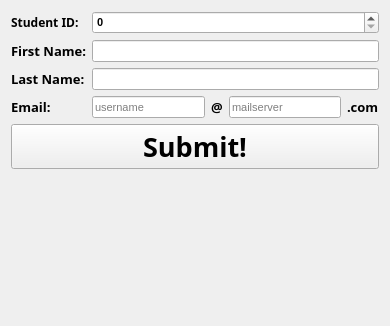
          <widget class="QWidget" name="page_7">
           <property name="geometry">
            <rect>
             <x>0</x>
             <y>0</y>
             <width>390</width>
             <height>326</height>
            </rect>
           </property>
           <attribute name="label">
            <string>Edit Student</string>
           </attribute>
           <layout class="QFormLayout" name="formLayout_12">
            <item row="0" column="0">
             <widget class="QLabel" name="label_63">
              <property name="font">
               <font>
                <family>MV Boli</family>
                <pointsize>9</pointsize>
                <weight>75</weight>
                <bold>true</bold>
               </font>
              </property>
              <property name="text">
               <string>Student ID:</string>
              </property>
             </widget>
            </item>
            <item row="0" column="1">
             <widget class="QSpinBox" name="adminEditStudentID">
              <property name="font">
               <font>
                <family>MS Shell Dlg 2</family>
                <pointsize>8</pointsize>
                <weight>75</weight>
                <bold>true</bold>
               </font>
              </property>
             </widget>
            </item>
            <item row="1" column="0">
             <widget class="QLabel" name="label_67">
              <property name="font">
               <font>
                <family>MV Boli</family>
                <pointsize>10</pointsize>
                <weight>75</weight>
                <bold>true</bold>
               </font>
              </property>
              <property name="text">
               <string>First Name:</string>
              </property>
             </widget>
            </item>
            <item row="1" column="1">
             <widget class="QLineEdit" name="adminEditStudentFName">
              <property name="font">
               <font>
                <family>MS Shell Dlg 2</family>
                <pointsize>8</pointsize>
                <weight>50</weight>
                <bold>false</bold>
               </font>
              </property>
             </widget>
            </item>
            <item row="2" column="0">
             <widget class="QLabel" name="label_68">
              <property name="font">
               <font>
                <family>MV Boli</family>
                <pointsize>10</pointsize>
                <weight>75</weight>
                <bold>true</bold>
               </font>
              </property>
              <property name="text">
               <string>Last Name:</string>
              </property>
             </widget>
            </item>
            <item row="2" column="1">
             <widget class="QLineEdit" name="adminEditStudentLName">
              <property name="font">
               <font>
                <family>MS Shell Dlg 2</family>
                <pointsize>8</pointsize>
                <weight>50</weight>
                <bold>false</bold>
               </font>
              </property>
             </widget>
            </item>
            <item row="3" column="0">
             <widget class="QLabel" name="label_66">
              <property name="font">
               <font>
                <family>MV Boli</family>
                <pointsize>10</pointsize>
                <weight>75</weight>
                <bold>true</bold>
               </font>
              </property>
              <property name="text">
               <string>Email:</string>
              </property>
             </widget>
            </item>
            <item row="3" column="1">
             <layout class="QHBoxLayout" name="horizontalLayout_12">
              <item>
               <widget class="QLineEdit" name="adminEditStudentEmailName">
                <property name="font">
                 <font>
                  <family>MS Shell Dlg 2</family>
                  <pointsize>8</pointsize>
                  <weight>50</weight>
                  <bold>false</bold>
                 </font>
                </property>
                <property name="maxLength">
                 <number>64</number>
                </property>
                <property name="placeholderText">
                 <string>username</string>
                </property>
               </widget>
              </item>
              <item>
               <widget class="QLabel" name="label_64">
                <property name="font">
                 <font>
                  <family>MV Boli</family>
                  <pointsize>10</pointsize>
                  <weight>75</weight>
                  <bold>true</bold>
                 </font>
                </property>
                <property name="text">
                 <string>@</string>
                </property>
               </widget>
              </item>
              <item>
               <widget class="QLineEdit" name="adminEditStudentEmailServer">
                <property name="font">
                 <font>
                  <family>MS Shell Dlg 2</family>
                  <pointsize>8</pointsize>
                  <weight>50</weight>
                  <bold>false</bold>
                 </font>
                </property>
                <property name="maxLength">
                 <number>32</number>
                </property>
                <property name="placeholderText">
                 <string>mailserver</string>
                </property>
               </widget>
              </item>
              <item>
               <widget class="QLabel" name="label_65">
                <property name="font">
                 <font>
                  <family>MV Boli</family>
                  <pointsize>10</pointsize>
                  <weight>75</weight>
                  <bold>true</bold>
                 </font>
                </property>
                <property name="text">
                 <string>.com</string>
                </property>
               </widget>
              </item>
             </layout>
            </item>
            <item row="4" column="0" colspan="2">
             <widget class="QPushButton" name="adminEditStudentSubmit">
              <property name="font">
               <font>
                <family>Impact</family>
                <pointsize>20</pointsize>
                <weight>75</weight>
                <bold>true</bold>
               </font>
              </property>
              <property name="text">
               <string>Submit!</string>
              </property>
             </widget>
            </item>
           </layout>
          </widget>
